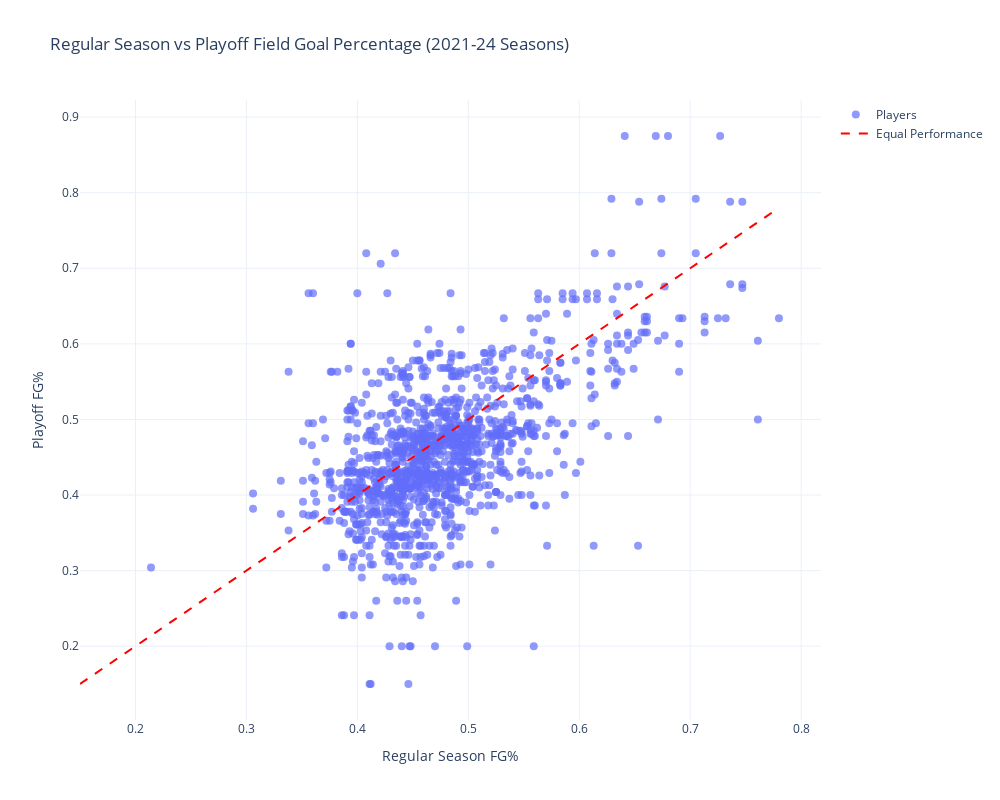

The cell this chart's notebook holds for it:
### Code cell
fig = go.Figure()

fig.add_trace(go.Scatter(
    x=filtered_data["fgpct_regular"],
    y=filtered_data["fgpct_playoff"],
    mode='markers',
    marker=dict(
        size=8,
        opacity=0.7,
    ),
    hovertemplate="<b>Player:</b> %{text}<br>" +
                  "Season: %{customdata}<br>" +
                  "Regular Season FG%: %{x:.3f}<br>" +
                  "Playoff FG%: %{y:.3f}<br>" +
                  "<extra></extra>",
    text=filtered_data["player"],
    customdata=filtered_data["season"],
    name='Players'
))

fig.add_trace(go.Scatter(
    x=[min_val, max_val],
    y=[min_val, max_val],
    mode='lines',
    name='Equal Performance',
    line=dict(
        dash='dash',
        color='red'
    )
))

fig.update_layout(
    title="Regular Season vs Playoff Field Goal Percentage (2021-24 Seasons)",
    xaxis_title="Regular Season FG%",
    yaxis_title="Playoff FG%",
    width=1000,
    height=800,
    showlegend=True,
    template='plotly_white',
    hovermode='closest',
    autosize=True
)


fig.show()

### Figure 1 — Plotly figure (JSON) as saved in the notebook; plotly's stock layout.template omitted (floating-point values rounded to 4 significant figures; data arrays with more than 128 entries replaced by an {"elided": "..."} marker saying what was removed)
{"data": [{"customdata": {"elided": "1281 int values"}, "hovertemplate": "<b>Player:</b> %{text}<br>Season: %{customdata}<br>Regular Season FG%: %{x:.3f}<br>Playoff FG%: %{y:.3f}<br><extra></extra>", "marker": {"opacity": 0.7, "size": 8}, "mode": "markers", "name": "Players", "text": {"elided": "1281 str values"}, "type": "scatter", "x": {"elided": "1281 float values"}, "y": {"elided": "1281 float values"}}, {"line": {"color": "red", "dash": "dash"}, "mode": "lines", "name": "Equal Performance", "type": "scatter", "x": [0.15, 0.78], "y": [0.15, 0.78]}], "layout": {"autosize": true, "height": 800, "hovermode": "closest", "showlegend": true, "title": {"text": "Regular Season vs Playoff Field Goal Percentage (2021-24 Seasons)"}, "width": 1000, "xaxis": {"title": {"text": "Regular Season FG%"}}, "yaxis": {"title": {"text": "Playoff FG%"}}}}
